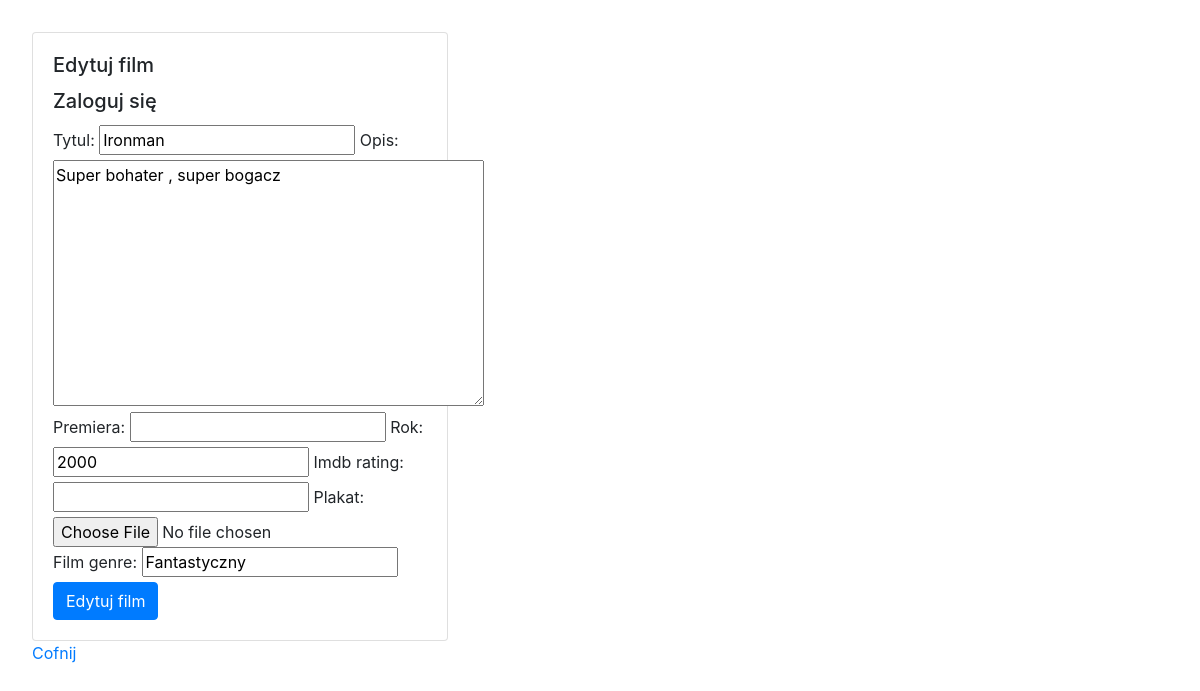
The page /filmy/edytuj/2/ (signed in) on the database as committed earlier.
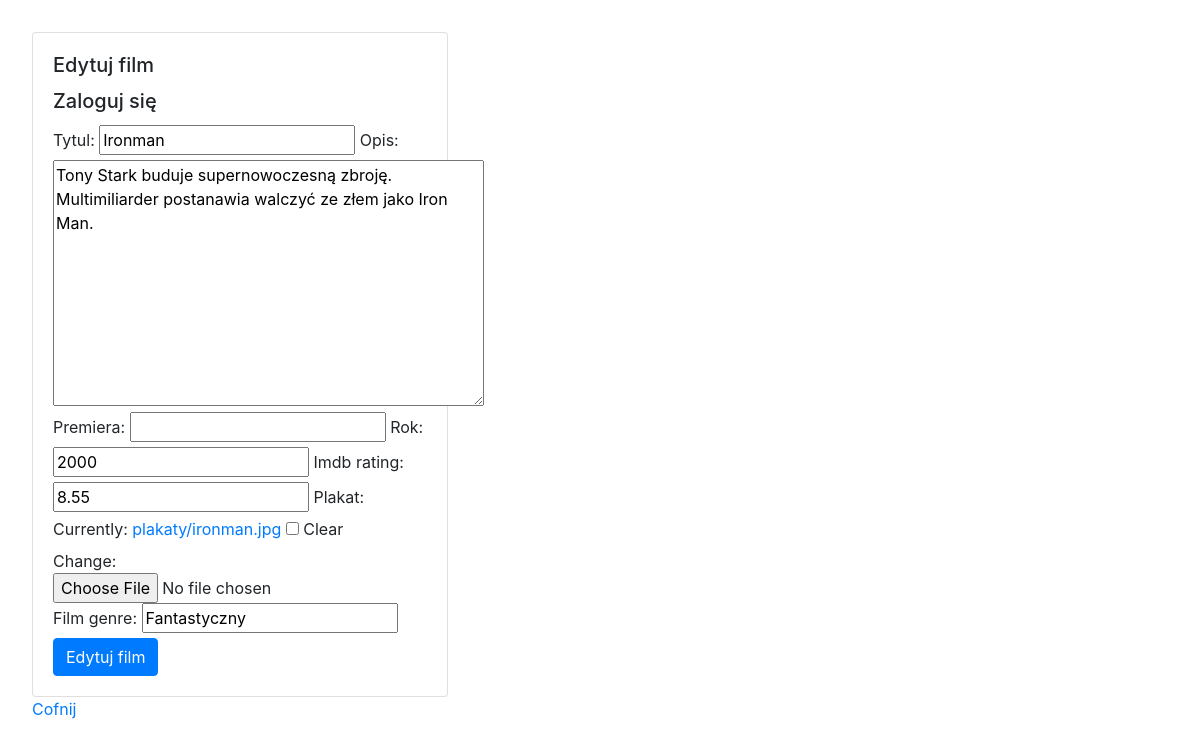
The same page on the database as committed later.
### filmyweb/models.py (models this page shows, shortened)
class Film(models.Model):
    tytul = models.CharField(max_length=64, blank=False, unique=True)
    rok = models.PositiveSmallIntegerField(default=2000)
    opis = models.TextField(default="")
    premiera = models.DateField(null=True, blank=True)
    imdb_rating = models.DecimalField(decimal_places=2 , max_digits=4, null=True, blank=True)
    plakat = models.ImageField(upload_to="plakaty", null=True, blank=True)
    film_genre = models.CharField(max_length=64, blank=False)

### filmyweb/views.py (the view)
# urls.py: path('edytuj/<int:id>/', edytuj_film ,name="edytuj_film"),
@login_required()
def edytuj_film(request, id):
    film = get_object_or_404(Film, pk=id)
    form = FilmForm(request.POST or None, request.FILES or None, instance=film)
    if form.is_valid():
        form.save()
        return redirect(wszystkie_filmy)
    return render(request, 'film_form.html', {'form': form, 'nowy': False })

### filmyweb/forms.py
class FilmForm(ModelForm):
    class Meta:
        model = Film
        fields = ['tytul', 'opis', 'premiera', 'rok', 'imdb_rating', 'plakat', 'film_genre']

### templates/film_form.html (shortened to what this page needs)
{% extends 'glowny.html' %}
{% load bootstrap %}
{% block strona %}
    <div class="card" style="width: 26rem;">
      <div class="card-body">
          {% if nowy %}
            <h5 class="card-title">Nowy film</h5>
          {% else %}
            <h5 class="card-title">Edytuj film</h5>
          {% endif %}
        <h5 class="card-title">Zaloguj się</h5>
            <form method="post" enctype="multipart/form-data">
                {{ form|bootstrap }}
                    {% if nowy %}
                        <button type="submit" class="btn btn-primary">Nowy film</button>
                    {% else %}
                        <button type="submit" class="btn btn-primary">Edytuj film</button>
                    {% endif %}
            </form>
      </div>
    </div>
<a href="{% url 'wszystkie_filmy' %}">Cofnij</a>
{% endblock %}

Rows that differ between the two databases and show on the page:
changed Film "Ironman": opis "Super bohater , super bogacz" → "Tony Stark buduje supernowoczesną zbroję. Multimiliarder postanawia walczyć ze złem jako Iron Man."; imdb_rating (not shown) → "8.55"
Other text that changed with them:
form field form: (not shown) → "☐"
text no longer shown: "Tytul: Opis: Premiera: Rok: Imdb rating: Plakat: Film genre:"
text now shown: "Tytul: Opis: Premiera: Rok: Imdb rating: Plakat: Currently: plakaty/ironman.jpg Clear Change: Film genre:"
